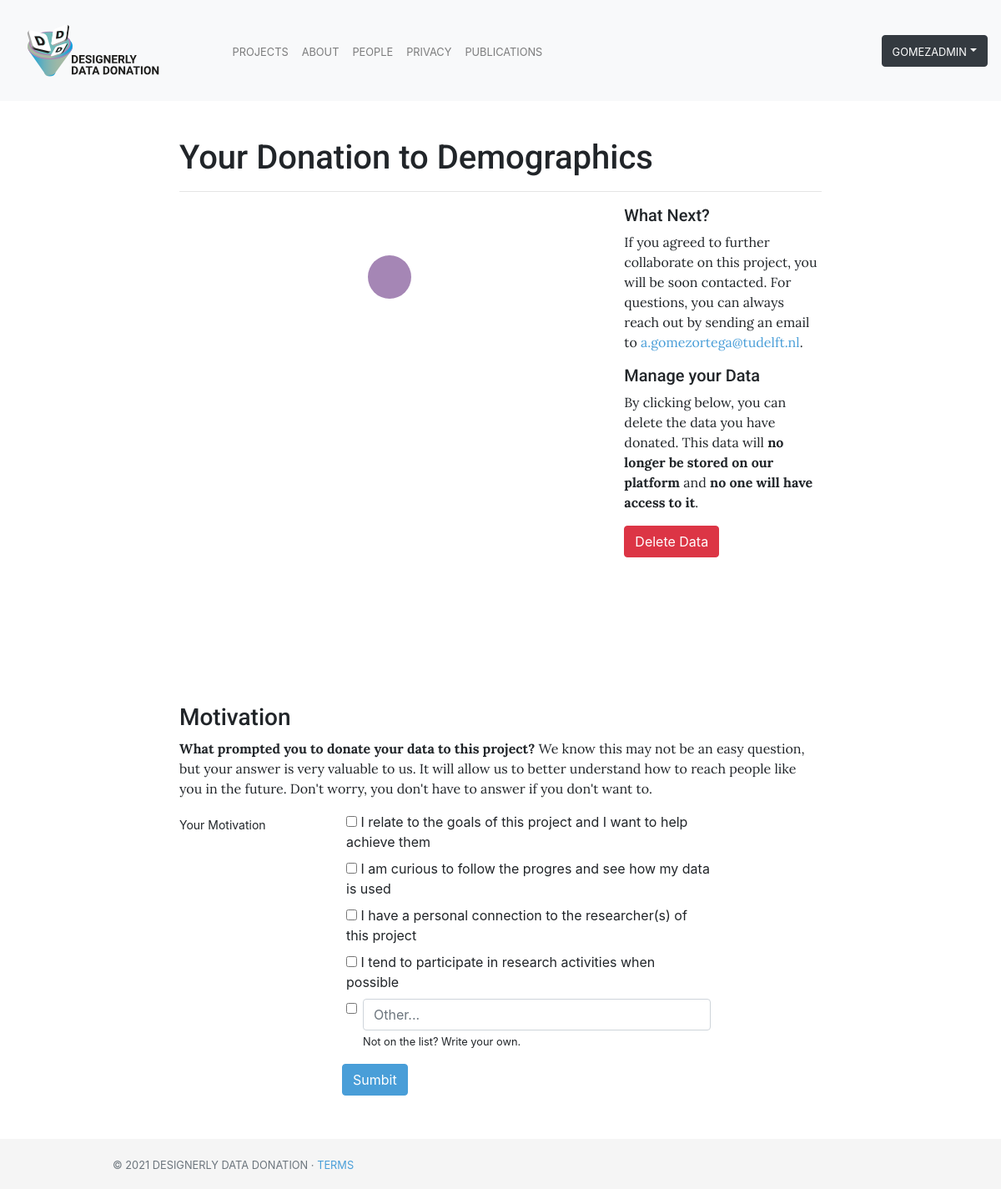
Screenshot of /donation/36/ (signed in) with the database file from the repository.
### bucket/models.py (models this page shows, shortened)
class BucketUser(AbstractBaseUser):
    email               = models.EmailField(verbose_name="email", max_length=60, unique=True)
    username            = models.CharField(max_length=30, unique=True)
    user_id             = models.CharField(max_length=60, unique=True, default=None, primary_key=True)
    date_joined         = models.DateTimeField(verbose_name="date joined", auto_now_add=True)
    last_login          = models.DateTimeField(verbose_name="last login", auto_now=True)
    thing_id            = models.CharField(max_length=200, unique=True, default=None, null=True)
    is_admin            = models.BooleanField(default=False)
    is_active           = models.BooleanField(default=True)
    is_staff            = models.BooleanField(default=False)
    is_superuser        = models.BooleanField(default=False)
    hide_email          = models.BooleanField(default=True)
    objects = BucketUserManager()
    USERNAME_FIELD = 'email' # Field to log in with
    REQUIRED_FIELDS = ['username', 'user_id'] # Required fields

### bucket_view/models.py (models this page shows, shortened)
class Donation(models.Model):
    user                   = models.ForeignKey(settings.AUTH_USER_MODEL, on_delete=models.CASCADE)
    project                = models.ForeignKey('Project', on_delete=models.CASCADE, blank=True, null=True) #For Demographics
    thingId                = models.CharField(max_length=200, unique=True, default=None)
    propertyId             = models.JSONField(blank=False, null=True)
    data                   = models.JSONField(blank=False, null=True) #Data this person wants to share
    consent                = models.BooleanField(default=False) # Consent to donate?
    participate                  = models.BooleanField(default=False) # Wants to further participate
    updates                = models.BooleanField(default=False) # Wants to receive updates?
    timestamp              = models.DateTimeField(auto_now_add=True)

class Project(models.Model):
    id                      = models.CharField(max_length=100, blank=False, unique=True, primary_key=True)
    user                    = models.ForeignKey(settings.AUTH_USER_MODEL, on_delete=models.CASCADE)
    researcher_name         = models.CharField(max_length=200, unique=False, default=None, null=True)
    researcher_affiliation  = models.CharField(max_length=200, unique=False, default=None, null=True)
    title                   = models.CharField(max_length=100, blank=False) # Short string field to hold project name
    description_tweet       = models.CharField(max_length=280, blank=False)  # Tweet-Like description of project
    description             = models.TextField(blank=False)  # Large string frield to hold a piece of text
    hrec                    = models.BooleanField(default=False)
    data                    = models.JSONField(blank=False, null=True)
    image                   = models.ImageField(upload_to="images", blank=True, null=True)
    start                   = models.DateField(blank=False)  # Start of project
    end                     = models.DateField(blank=False)  # End of project
    data_info               = models.TextField(blank=False, null=True)
    instructions            = models.TextField(unique=False, default=None, null=True)
    groupId                 = models.CharField(max_length=200, unique=True, default=None)

### bucket_view/views.py (the view, shortened to what this page needs)
# urls.py: path("donation/<str:pk>/", views.donation_view, name="donation_view"),
@login_required()
def donation_view(request, pk):
    donation = Donation.objects.get(pk=pk)
    if request.method == 'POST' and 'delete' in request.POST:
        delete_request = delete_thing(donation.thingId, request.session['token'])
        Donation.objects.get(pk=pk).delete()
        print(delete_request) #TODO: Try again if error
        project = Project.objects.all()
        demo_form = DemographicsForm()
        donations = Donation.objects.filter(user=request.user)
        if not donations:
            messages.success(request, "Your data has been successfully deleted")
            return render(request, 'first_hello.html', {'form': demo_form, 'project': project})
        else:
            messages.success(request, "Your data has been successfully deleted")
            return render(request, 'bucket_hello.html', {'donations': donations, 'project':project})
    else:
        moti_form = MotivationForm()
    return render(request, 'donation_view.html', {'donation': donation, 'form': moti_form})

### bucket_view/forms.py
class MotivationForm(forms.Form):
    significance = forms.BooleanField(
        initial=False,
        required=False,
        widget=forms.CheckboxInput(
            attrs={
                'class': 'checkbox',
            }
        )
    )
    curiosity = forms.BooleanField(
        initial=False,
        required=False,
        widget=forms.CheckboxInput(
            attrs={
                'class': 'checkbox',
            }
        )
    )
    researcher  = forms.BooleanField(
        initial=False,
        required=False,
        widget=forms.CheckboxInput(
            attrs={
                'class': 'checkbox',
            }
        )
    )
    participate = forms.BooleanField(
        initial=False,
        required=False,
        widget=forms.CheckboxInput(
            attrs={
                'class': 'checkbox',
            }
        )
    )
    other = forms.CharField(
        required=False,
        max_length=300,
        widget=forms.TextInput(
            attrs={
                'class': 'form-control',
                'placeholder': 'Other...',
            }
        )
    )

### bucket_view/templates/donation_view.html (shortened to what this page needs)
{% extends "base.html" %}
{% load static %}
{% block page_content %}
    <section style="padding-top: 50px; padding-bottom: 50px">
        <div class="col-md-8 offset-md-2" style="align-content: center; background-size: cover; padding-top: 20px">
            <h1>Your Donation to {{ donation.project.title }}</h1>
            <hr>
        </div>
    <div class="col-md-8 offset-md-2">
            <div class="row">
                <div class="col-md-8" id="heatmap">
                    <div id="loader" style="align-content: center; text-align: center"><img src="{% static 'images/spinner.gif' %}"></div>
                </div>
                <div class="col-md-4">
                    <h5>What Next?</h5>
                    <p>If you agreed to further collaborate on this project, you will be soon contacted. For questions, you can always reach out by sending an email to <a href="mailto:{{ donation.project.user.email }}">{{ donation.project.user.email }}</a>.</p>
                <h5>Manage your Data</h5>
                    <p>By clicking below, you can delete the data you have donated. This data will <b>no longer be stored on our platform</b> and <b>no one will have access to it</b>.</p>
                    <form action="/donation/{{ donation.pk }}/", method="post", enctype="multipart/form-data">
                        <button name="delete" type="submit", class="btn btn-danger btn-xs">Delete Data</button>
                    </form>
                </div>
            </div>
        </div>
        <div class="col-md-8 offset-md-2" style="align-content: center; background-size: cover; margin-top: 20px">
            <h3>Motivation</h3>
            <p><b>What prompted you to donate your data to this project?</b> We know this may not be an easy question, but your answer is very valuable to us. It will allow us to better understand how to reach people like you in the future. Don't worry, you don't have to answer if you don't want to.
            </p>
                 <form action="/donation/{{ donation.pk }}/", method="post", enctype="multipart/form-data">
                     <div class="form-group row">
                        <label class="col-sm-3 col-form-label col-form-label-sm">Your Motivation</label>
                        <div class="col-sm-7">
                                <label>{{ form.significance }} I relate to the goals of this project and I want to help achieve them</label>
                                <label>{{ form.curiosity }} I am curious to follow the progres and see how my data is used</label>
                                <label>{{ form.researcher }} I have a personal connection to the researcher(s) of this project</label>
                                <label>{{ form.participate }} I tend to participate in research activities when possible</label>
                                <div class="form-check">
                                    <input class="form-check-input" type="checkbox">
                                    {{ form.other }}
                                    <small>Not on the list? Write your own.</small>
                            </div>
                        </div>
                     </div>
                    <div class="form-row">
                        <div class="col-sm-3"></div>
                        <div class="col-sm-7">
                            <button name="motivation" type="submit", class="btn btn-primary btn-xs">Sumbit</button>
                        </div>
                    </div>
                </form>
        </div>
    </section>
{% endblock %}

### data_donation/templates/base.html (shortened to what this page needs)
{% load static %}
<!doctype html>
    <head>
        <link rel="stylesheet" href="https://stackpath.bootstrapcdn.com/bootstrap/4.1.3/css/bootstrap.min.css">
        <link href="/static/css/base.css" rel="stylesheet">
    </head>
    <body>
        <nav class="navbar fixed-top navbar-light bg-light navbar-expand-md justify-content-center">
            <a class="navbar-brand" href="{% url 'pages_index' %}"><img src="{% static 'images/DDDLogo.svg' %}" height="95px"/></a>
            <div class="collapse navbar-collapse" id="navbarCollapse">
                <ul class="navbar-nav w-100 justify-content-center" id="navigation">
                <li class="nav-item {% if request.resolver_match.url_name == 'project_list' or request.resolver_match.url_name == 'project_view' %}active{% endif %}">
                    <a class="nav-link" id="projects" href="{% url 'project_list' %}"><span class="small text-uppercase">Projects</span></a>
                </li>
                <li class="nav-item {% if request.resolver_match.url_name == 'pages_about' %}active{% endif %}">
                    <a class="nav-link" id="about" href="{% url 'pages_about' %}"><span class="small text-uppercase">About</span></a>
                </li>
                <li class="nav-item {% if request.resolver_match.url_name == 'pages_questions' %}active{% endif %}">
                    <a class="nav-link" id="team" href="{% url 'pages_questions' %}"><span class="small text-uppercase">People</span></a>
                </li>
                <li class="nav-item {% if request.resolver_match.url_name == 'pages_privacy' %}active{% endif %}">
                    <a class="nav-link" id="privacy" href="{% url 'pages_privacy' %}"><span class="small text-uppercase">Privacy</span></a>
                </li>
                <li class="nav-item {% if request.resolver_match.url_name == 'pages_publications' %}active{% endif %}">
                    <a class="nav-link" id="team" href="{% url 'pages_publications' %}"><span class="small text-uppercase">Publications</span></a>
                </li>
              </ul>
            {% if user.is_authenticated %}
                <ul class="navbar-nav ml-auto w-100 justify-content-end" id="navigation_login">
                    <div class="dropdown">
                        <button class="btn btn-dark dropdown-toggle" type="button" id="dropdownUserButton" data-toggle="dropdown"><span class="small text-uppercase">{{ user.username }}</span></button>
                    </div>
                 </ul>
            {% else %}
                 <ul class="navbar-nav ml-auto w-100 justify-content-end">
                    <a class="btn btn-dark navbar-btn" role="button"  href="/bucket/login/"><span class="small text-uppercase">Log in / Sign Up</span></a>
                </ul>
            {% endif %}
            </div>
        </nav>
        <main role="main">
            {% block page_content %}{% endblock %}
        </main>
        <footer class="footer">
            <div class="container">
                <span class="text-muted small text-uppercase">&copy; {% now 'Y' %} Designerly Data Donation · <a href="/terms">Terms</a></span>
            </div>
        </footer>
    </body>
</html>

### static/css/base.css (style rules this page uses)
p { font-family: 'Lora', Sans-Serif; }
h1, h2, h3, h4, h5, h6 { font-family: 'Roboto', Serif; }
body { margin-bottom: 60px; margin-top: 95px; }
.footer { position: absolute; bottom: 0; width: 100%; height: 60px; line-height: 60px; background-color: #f5f5f5; }
.btn-primary { color: #ffffff; background-color: #499ed8; border-color: #499ed8; }
a { color: #499ed8; }
.container { max-width: 960px; }

### rows the page displays
BucketUser: username "GOMEZADMIN"
Donation: project "Demographics", project.user.email "a.gomezortega@tudelft.nl"
